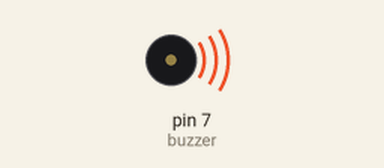
This sketch was run on a simulated Arduino Uno, built with avr-gcc and run on an emulated ATmega328P. Shown: buzzer (waves = sounding).

Above: at 0.2 s.
At 3.2 s:
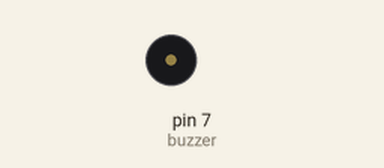
Timing chart, 0 to 6.5 s (numbered marks = the images above):
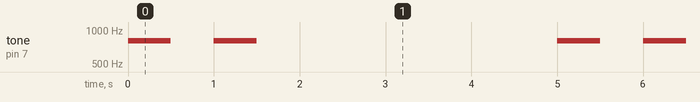

The sketch:

Beeper.ino
```cpp
int buzzer = 7;

void setup() {

}

void loop() {

 int i = 0;

  do{
    i++;
    tone(buzzer,800);
    delay(500);
    noTone(buzzer);
    delay(500);
  }
  while(i<2);

  delay(3000);
      }
```

app_httpd.cpp
```cpp

```

solarpanels.code.c
```cpp
#include <Wire.h>
#include <Adafruit_SSD1306.h>
#include <Adafruit_GFX.h>

#define OLED_RESET 4
Adafruit_SSD1306 display(OLED_RESET);

const int solarPin = A0;
const int batteryPin = A1;
const int diodePin = 2;

const int batteryCapacity = 1200; // mAh
const int chargingCurrent = 500; // mA
const int batteryVoltage = 3.7; // V

void setup() {
  pinMode(solarPin, INPUT);
  pinMode(batteryPin, INPUT);
  pinMode(diodePin, OUTPUT);

  display.begin(SSD1306_SWITCHCAPVCC, 0x3C);
  display.display();
  delay(2000);
  display.clearDisplay();
}

void loop() {
  int solarVoltage = analogRead(solarPin) * (5.0 / 1023.0); // convert to volts
  int batteryVoltage = analogRead(batteryPin) * (5.0 / 1023.0); // convert to volts

  // Calculate charging current
  int chargingVoltage = solarVoltage - batteryVoltage;
  int chargingCurrent = (chargingVoltage / 0.5) * 1000; // convert to mA

  // Charge the battery if it's not full and there's enough voltage from the solar panel
  if (chargingCurrent > 0 && batteryVoltage < batteryCapacity) {
    digitalWrite(diodePin, HIGH);
  } else {
    digitalWrite(diodePin, LOW);
  }

  // Display the data on the OLED screen
  display.clearDisplay();
  display.setTextSize(1);
  display.setTextColor(WHITE);
  display.setCursor(0, 0);
  display.print("Solar Voltage: ");
  display.print(solarVoltage);
  display.println("V");
  display.print("Battery Voltage: ");
  display.print(batteryVoltage);
  display.println("V");
  display.print("Charging Current: ");
  display.print(chargingCurrent);
  display.println("mA");
  display.display();

  delay(1000);
}
```

Measured:
- by itself, tone on pin 7 (buzzer): repeats every 5.0 s: silent 0.50 s, 800 Hz 0.50 s, silent 3.5 s, 800 Hz 0.50 s
